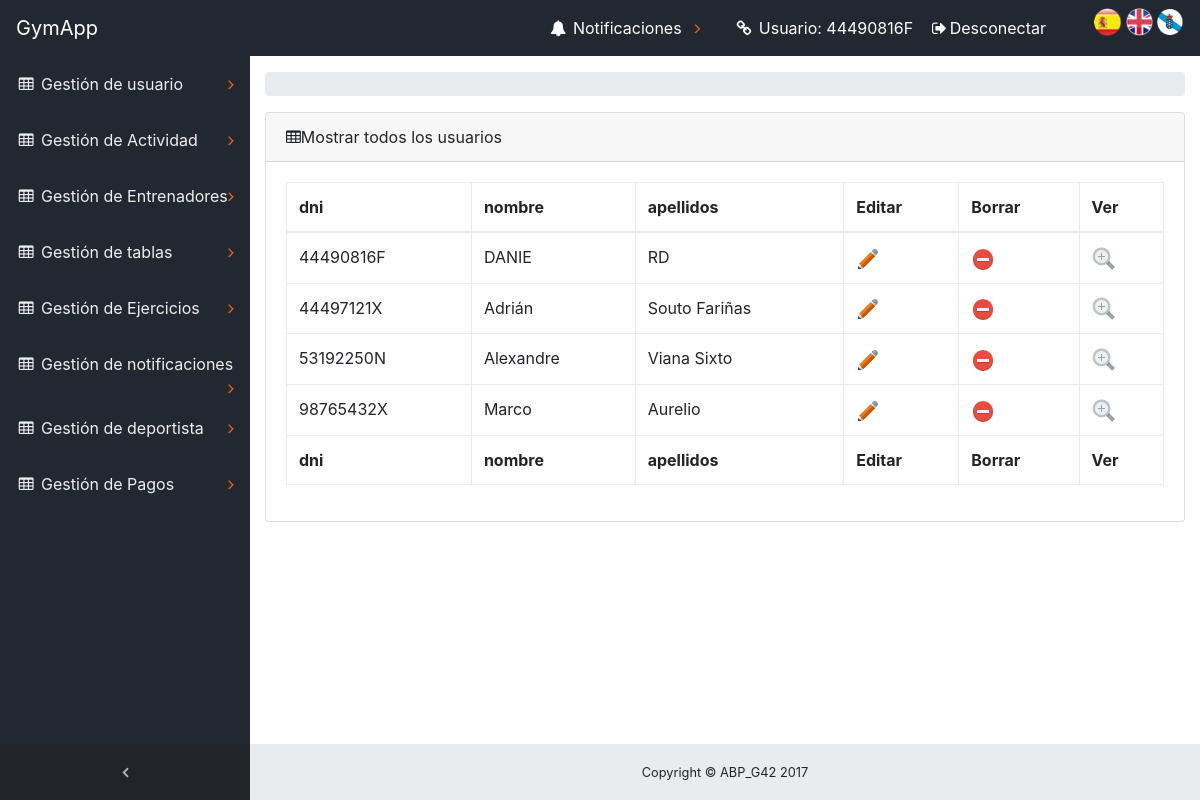
The app's page /ABP/index.php?controller=Usuario&action=UsuariosListar (signed in) with its own data.
### tables this page shows
CREATE TABLE `usuario` (
  `dni` varchar(10) NOT NULL,
  `nombre` varchar(30) NOT NULL,
  `apellidos` varchar(30) NOT NULL,
  `edad` tinyint(4) DEFAULT NULL,
  `contrasena` varchar(128) NOT NULL,
  `email` varchar(100) DEFAULT NULL,
  `telefono` varchar(20) NOT NULL,
  `fechaAlta` date NOT NULL
);

### ABP/core/ViewManager.php (called while the page is built, shortened)
<?php
class ViewManager {
	private $variables = array();
	public function setVariable($varname, $value, $flash=false) {
		$this->variables[$varname] = $value;
	}
	public function getVariable($varname, $default=NULL) {
		if (!isset($this->variables[$varname])) {
			return $default;
		}
		return $this->variables[$varname];
	}
	public function render($controller, $viewname) {
		include(__DIR__ . "/../view/$controller/$viewname.php");
	}
	private static $viewmanager_singleton = NULL;
	public static function getInstance() {
		if (self::$viewmanager_singleton == null) {
			self::$viewmanager_singleton = new ViewManager();
		}
		return self::$viewmanager_singleton;
	}
}

### ABP/controller/UsuarioController.php (called while the page is built, shortened)
<?php
require_once(__DIR__."/../core/ViewManager.php");
require_once(__DIR__ . "/../model/UsuarioMapper.php");
require_once(__DIR__ . "/../model/Usuario.php");
class UsuarioController extends BaseController
{
    private $usuarioMapper;
    public function __construct()
    {
        $this->usuarioMapper = new UsuarioMapper();
    }
    public function UsuariosListar()
    {
       $usuarios = $this->usuarioMapper->listar();
       $this->view->setVariable("usuarios",$usuarios);
       $this->view->render("usuario","usuarioSHOWALL");
    }
}
?>

### ABP/index.php (called while the page is built, shortened)
<?php
function run() {
	try {
		$controller = loadController($_GET["controller"]);
		$actionName = $_GET["action"];
		$controller->$actionName();
	} catch(Exception $ex) {
		die("An exception occured!!!!!".$ex->getMessage());
	}
}
function loadController($controllerName) {
	return new $controllerClassName();
}
run();
?>

### ABP/view/messages/messages_es.php (called while the page is built)
<?php
    $i18n_messages = array(
    	'Nombre'=> 'Nombre',
    	'Asunto' => 'Asunto',
    	'contenido' => 'contenido',
    	'nombre' => 'nombre',
    	'El atributo '=>'El atributo ',
    	' no puede ser vacío' => ' no puede ser vacío',
    	'Longitud incorrecta. El atributo ' => 'Longitud incorrecta. El atributo ',
    	' debe tener una longitud máxima de '=>' debe tener una longitud máxima de ',
    	' y tiene '=>' y tiene ',
    	'El atributo no sigue el formato correcto. Pruebe example@example.com' => 'El atributo no sigue el formato correcto. Pruebe example@example.com',
    	' contiene caracteres no alfabéticos'=>' contiene caracteres no alfabéticos',
    	' no esta comprendido en ['=>' no esta comprendido en [',
    	' no puede tener mas de ' => ' no puede tener mas de ',
    	'decimales'=>'decimales',
    	' no tiene 8 números seguidos de una letra: FORMATO INCORRECTO!!!'=>' no tiene 8 números seguidos de una letra: FORMATO INCORRECTO!!!',
    	'La letra del DNI no es correcta'=>'La letra del DNI no es correcta',
    	' no tiene un formato válido de telefeno.'=>' no tiene un formato válido de telefeno.',
    	' debe estar compuesto únicamente por digitos.'=>' debe estar compuesto únicamente por digitos.',
        'precio' => 'precio',
        ': activar para ordenar columna ascendentemente'=>': activar para ordenar columna ascendentemente',
        ': activar para ordenar columna descendentemente'=>': activar para ordenar columna descendentemente',
        'Primero' => 'Primero',
        'Último'=>'Último',
        'Siguiente'=>'Siguiente',
        'Anterior'=>'Anterior',
        'Tabla sin datos'=>'Tabla sin datos',
        'Mostrando _START_ a _END_ de _TOTAL_ elementos'=>'Mostrando _START_ a _END_ de _TOTAL_ elementos',
        'Mostrando 0 a 0 de 0 elementos'=>'Mostrando 0 a 0 de 0 elementos',
        '(filtrados de _MAX_ elementos totales)'=>'(filtrados de _MAX_ elementos totales)',
        'Mostrar _MENU_ elementos'=>'Mostrar _MENU_ elementos',
        'Cargando...'=>'Cargando...',
        'Procesando...'=>'Procesando...',
        'Buscar:'=>'Buscar:',
        'No se encontró nada'=>'No se encontró nada'
    );
?>

### ABP/core/I18n.php (called while the page is built, shortened)
<?php
class I18n {
	private $messages;
	public function setLanguage($language) {
		$this->messages = $i18n_messages;
	}
	public function i18n($key) {
		if (isset($this->messages[$key])){
			return $this->messages[$key];
		}else{
			return $key;
		}
	}
	private static $i18n_singleton = null;
	public static function getInstance() {
		if (self::$i18n_singleton == NULL) {
			self::$i18n_singleton = new I18n();
		}
		return self::$i18n_singleton;
	}
}
function i18n($key) {
	return I18n::getInstance()->i18n($key);
}

### ABP/model/Usuario.php (called while the page is built, shortened)
<?php
class Usuario
{
            private $dni;
            private $nombre;
            private $apellidos;
        function __construct($dni=NULL,$nombre=NULL,$apellidos=NULL,$edad=NULL,$password=NULL,$email=NULL,$telefono=NULL,$fechaAlta=NULL){
            $this->dni = $dni;
            $this->nombre = $nombre;
            $this->apellidos = $apellidos;
        }
    public function getDni() {
        return $this->dni;
    }
    public function getNombre() {
        return $this->nombre;
    }
    public function getApellidos() {
        return $this->apellidos;
    }
}
?>

### ABP/model/UsuarioMapper.php (called while the page is built, shortened)
<?php
require_once(__DIR__."/../core/Access_DB.php");
require_once(__DIR__."/Usuario.php");
class UsuarioMapper {
    protected $db;
    public function __construct()
    {
        $this->db = PDOConnection::getInstance();
    }
       public function listar()
    {
        $stmt = $this->db->query("SELECT * from usuario");
        $usuarios_db = $stmt->fetchAll(PDO::FETCH_ASSOC);
        $usuarios = array();
        foreach ($usuarios_db as $usuario)
        {
            array_push($usuarios, new Usuario($usuario['dni'],$usuario['nombre'],$usuario['apellidos'],$usuario['edad'],null,$usuario['email'],$usuario['telefono'],$usuario['fechaAlta']));
        }
        return $usuarios;
    }
}
?>

### ABP/core/Access_DB.php (called while the page is built, shortened)
<?php
class PDOConnection {
	private static $db_singleton = null;
	public static function getInstance() {
		if (self::$db_singleton == null) {
			self::$db_singleton = new PDO(
			"mysql:host=".HOST.";dbname=".DB.";charset=utf8",
			USER,
			PASS,
			array(
				PDO::ATTR_EMULATE_PREPARES => false,
				PDO::ATTR_ERRMODE => PDO::ERRMODE_EXCEPTION)
			);
		}
		return self::$db_singleton;
	}
}
?>

### ABP/view/usuario/usuarioSHOWALL.php (the view, shortened to what this page needs)
<?php
    require_once(__DIR__."/../../core/ViewManager.php");
    $view = ViewManager::getInstance();
    $usuarios = $view->getVariable("usuarios");
?>
<div class="content-wrapper">
    <div class="container-fluid">
        <ol class="breadcrumb">
        </ol>
        <div class="card mb-3">
            <div class="card-header">
                <i class="fa fa-table"></i><?= i18n("Mostrar todos los usuarios") ?>
            </div>
            <div class="card-body">
                <div class="table-responsive">
                    <table class="table table-bordered" id="dataTable" width="100%" cellspacing="0" >
                        <thead>
                            <tr>
                                <th><?= i18n("dni") ?></th>
                                <th><?= i18n("nombre") ?></th>
                                <th><?= i18n("apellidos") ?></th>
                                <th><?= i18n("Editar") ?></th>
                                <th><?= i18n("Borrar") ?></th>
                                <th><?= i18n("Ver") ?></th>
                            </tr>
                        </thead>
                        <tfoot>
                            <tr>
                                <th><?= i18n("dni") ?></th>
                                <th><?= i18n("nombre") ?></th>
                                <th><?= i18n("apellidos") ?></th>
                                <th><?= i18n("Editar") ?></th>
                                <th><?= i18n("Borrar") ?></th>
                                <th><?= i18n("Ver") ?></th>
                            </tr>
                        </tfoot>
                        <tbody>
                        <?php foreach($usuarios as $usuario){ ?>
                            <tr>
                                <td><?php echo $usuario->getDni(); ?></td>
                                <td><?php echo $usuario->getNombre(); ?></td>
                                <td><?php echo $usuario->getApellidos(); ?></td>
                                <td>
                                    <a href='./index.php?controller=Usuario&amp;action=UsuarioEDIT&amp;dni=<?php echo $usuario->getDni();?>'><img src='./view/Icons/edit.png'>
                                    </a>
                                </td>
                                  <td>
                                    <a href='./index.php?controller=Usuario&amp;action=UsuarioDELETE&amp;dni=<?php echo $usuario->getDni();?>'><img src='./view/Icons/delete.png'>
                                    </a>
                                </td>
                                  <td>
                                    <a href='./index.php?controller=Usuario&amp;action=UsuarioView&amp;dni=<?php echo $usuario->getDni();?>'><img src='./view/Icons/detalle.png'>
                                    </a>
                                </td>
                            </tr>
                        <?php } ?>
                        </tbody>
                    </table>
                </div>
            </div>
        </div>
    </div>
</div>

### records on screen
usuario: dni "44490816F", nombre "DANIE", apellidos "RD"
usuario: dni "44497121X", nombre "Adrián", apellidos "Souto Fariñas"
usuario: dni "53192250N", nombre "Alexandre", apellidos "Viana Sixto"
usuario: dni "98765432X", nombre "Marco", apellidos "Aurelio"

### other values on screen
i18n("GymApp") "GymApp"
i18n("Gestión de usuario") "Gestión de usuario"
i18n("Gestión de Actividad") "Gestión de Actividad"
i18n("Gestión de Entrenadores") "Gestión de Entrenadores"
i18n("Gestión de tablas") "Gestión de tablas"
i18n("Gestión de Ejercicios") "Gestión de Ejercicios"
i18n("Gestión de notificaciones") "Gestión de notificaciones"
i18n("Gestión de Pagos") "Gestión de Pagos"
i18n("Usuario") "Usuario"
$_SESSION['currentuser'] "44490816F"
i18n("Mostrar todos los usuarios") "Mostrar todos los usuarios"
i18n("dni") "dni"
i18n("nombre") "nombre"
i18n("apellidos") "apellidos"
i18n("Editar") "Editar"
